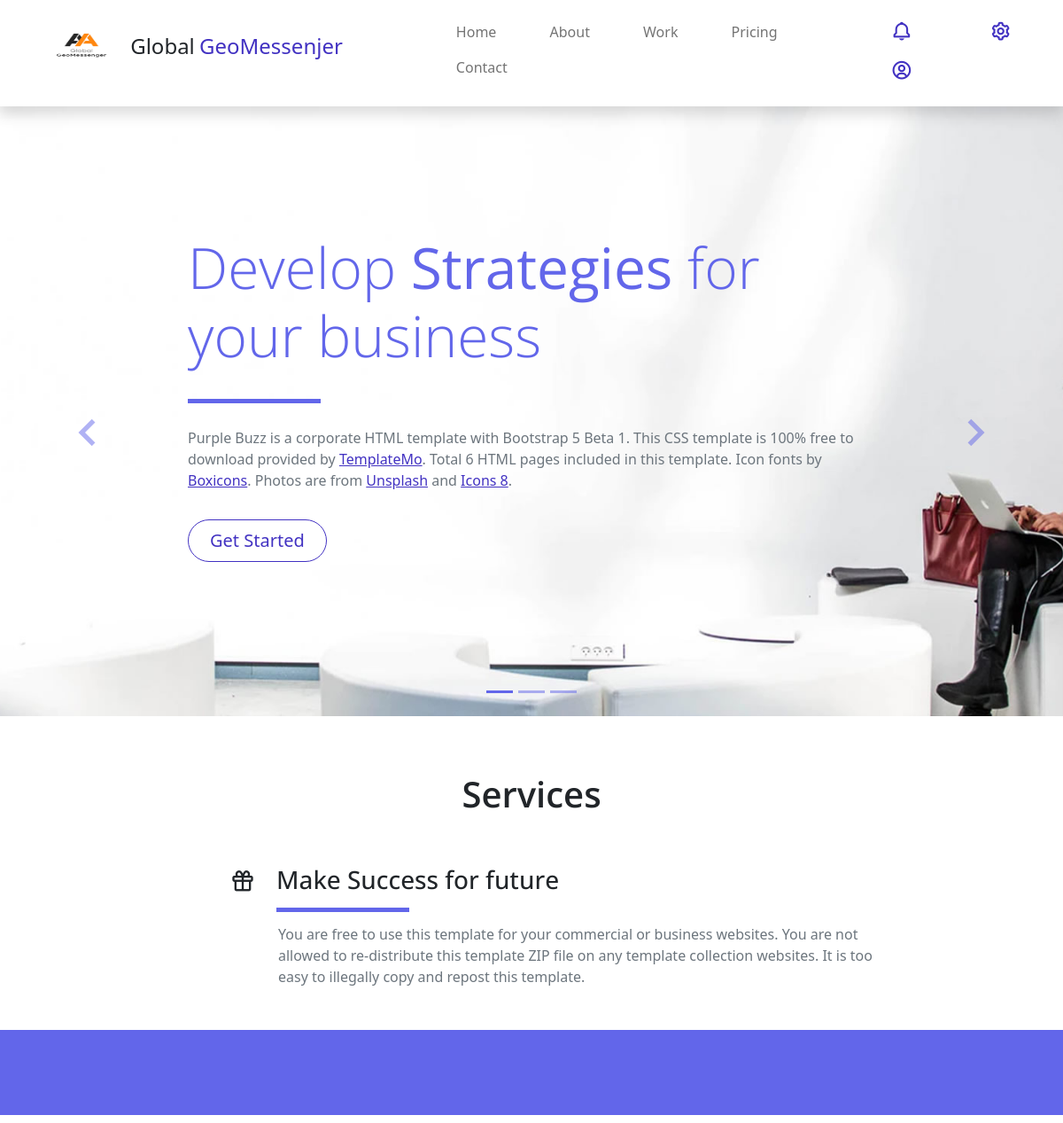
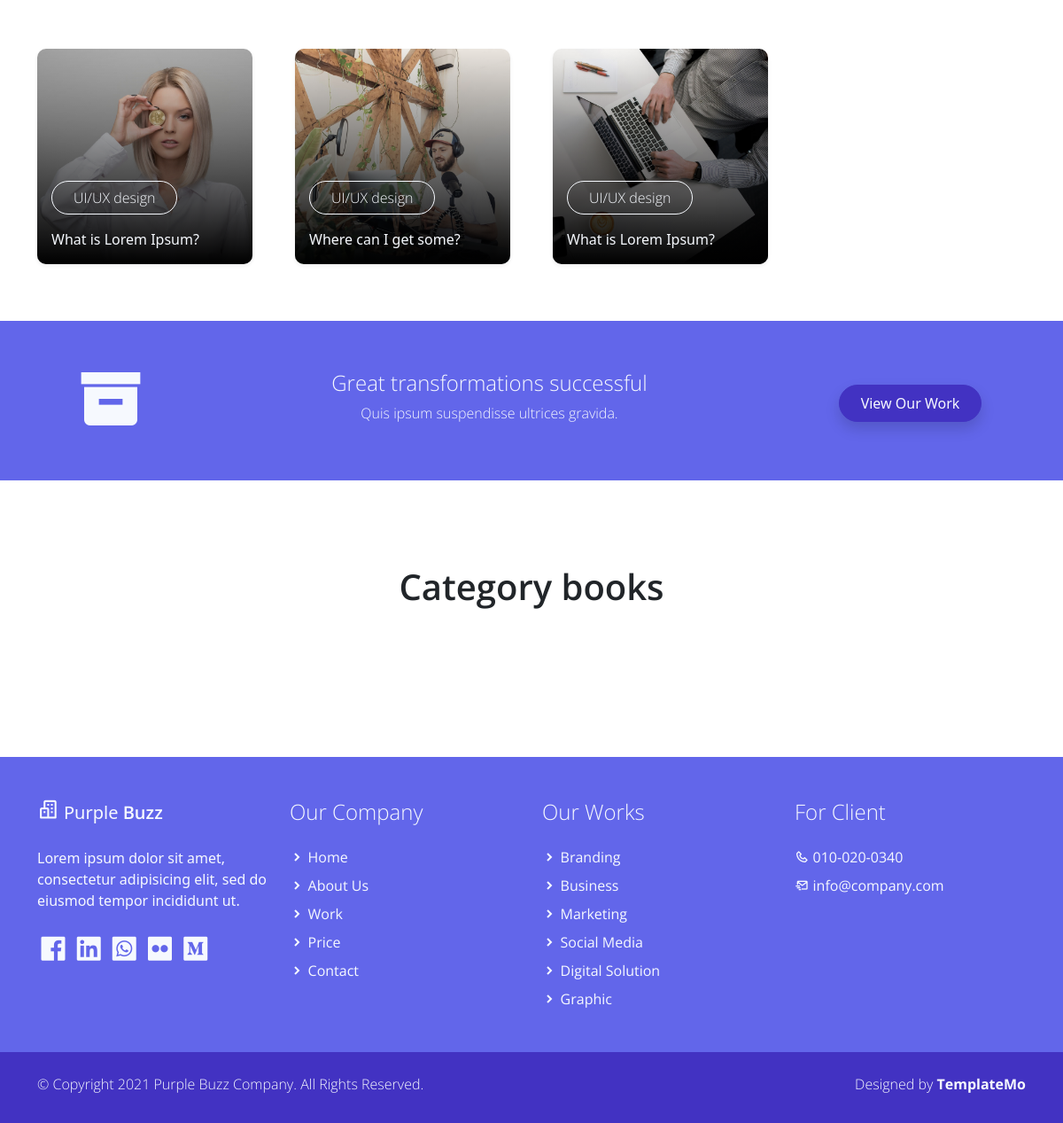
The page /categpost/Geofizika/ on the database its author committed (2 pictures, top to bottom).
### globalgeo/models.py (models this page shows, shortened)
class Post(models.Model):
    title = models.CharField(max_length=50)
    body = RichTextField()
    photo = models.ImageField(upload_to='images/', blank=True,null=True)
    author = models.CharField(max_length=20)
    date = models.DateTimeField(auto_now_add=True)
    category = models.ForeignKey(CategoryPost,on_delete=models.CASCADE)

### globalgeo/views.py (the view)
# urls.py: path('categpost/<str:cats>/', categpost, name='categpost_url'),
def categpost(request,cats):
    post = Post.objects.filter(category__name=cats)
    return render(request,'index.html',{'post':post})

### templates/index.html (shortened to what this page needs)
<!DOCTYPE html>
{% load static %}
<html lang="en">
<head>
    <link href="{% static 'assets/css/bootstrap.min.css'%}" rel="stylesheet">
    <link href="{% static 'assets/css/boxicon.min.css'%}" rel="stylesheet">
    <link rel="stylesheet" href="{% static 'assets/css/templatemo.css'%}">
    <link rel="stylesheet" href="{% static 'assets/css/custom.css'%}">
</head>
<body>
    <nav id="main_nav" class="navbar navbar-expand-lg navbar-light bg-white shadow">
        <div class="container d-flex justify-content-between align-items-center">
            <a class="navbar-brand h1" href="{% url 'home_url' %}">
                <img src="{% static 'assets/img/g45g45.jpg'%}" alt="" width="100" height="60">
                <span class="text-dark h4">Global</span> <span class="text-primary h4">GeoMessenjer</span>
            </a>
            <div class="align-self-center collapse navbar-collapse flex-fill  d-lg-flex justify-content-lg-between" id="navbar-toggler-success">
                <div class="flex-fill mx-xl-5 mb-2">
                    <ul class="nav navbar-nav d-flex justify-content-between mx-xl-5 text-center text-dark">
                        <li class="nav-item">
                            <a class="nav-link btn-outline-primary rounded-pill px-3" href="{% url 'home_url' %}">Home</a>
                        </li>
                        <li class="nav-item">
                            <a class="nav-link btn-outline-primary rounded-pill px-3" href="{% url 'about_url' %}">About</a>
                        </li>
                        <li class="nav-item">
                            <a class="nav-link btn-outline-primary rounded-pill px-3" href="#">Work</a>
                        </li>
                        <li class="nav-item">
                            <a class="nav-link btn-outline-primary rounded-pill px-3" href="pricing.html">Pricing</a>
                        </li>
                        <li class="nav-item">
                            <a class="nav-link btn-outline-primary rounded-pill px-3" href="contact.html">Contact</a>
                        </li>
                    </ul>
                </div>
                <div class="navbar align-self-center d-flex">
                    <a class="nav-link" href="#"><i class='bx bx-bell bx-sm bx-tada-hover text-primary'></i></a>
                    <a class="nav-link" href="#"><i class='bx bx-cog bx-sm text-primary'></i></a>
                    <a class="nav-link" href="#"><i class='bx bx-user-circle bx-sm text-primary'></i></a>
                </div>
            </div>
        </div>
    </nav>
    <div class="banner-wrapper bg-light">
        <div id="index_banner" class="banner-vertical-center-index container-fluid pt-5">
            <div id="carouselExampleIndicators" class="carousel slide" data-bs-ride="carousel">
                <ol class="carousel-indicators">
                    <li data-bs-target="#carouselExampleIndicators" data-bs-slide-to="0" class="active"></li>
                    <li data-bs-target="#carouselExampleIndicators" data-bs-slide-to="1"></li>
                    <li data-bs-target="#carouselExampleIndicators" data-bs-slide-to="2"></li>
                </ol>
                <div class="carousel-inner">
                    <div class="carousel-item active">
                        <div class="py-5 row d-flex align-items-center">
                            <div class="banner-content col-lg-8 col-8 offset-2 m-lg-auto text-left py-5 pb-5">
                                <h1 class="banner-heading h1 text-secondary display-3 mb-0 pb-5 mx-0 px-0 light-300 typo-space-line">
                                    Develop <strong>Strategies</strong> for
                                  <br>your business
                              </h1>
                                <p class="banner-body text-muted py-3 mx-0 px-0">
                                    Purple Buzz is a corporate HTML template with Bootstrap 5 Beta 1. This CSS template is 100% free to download provided by <a rel="nofollow" href="https://templatemo.com/page/1" target="_parent">TemplateMo</a>. Total 6 HTML pages included in this template. Icon fonts by <a rel="nofollow" href="https://boxicons.com/" target="_blank">Boxicons</a>. Photos are from <a rel="nofollow" href="https://unsplash.com/" target="_blank">Unsplash</a> and <a rel="nofollow" href="https://icons8.com/" target="_blank">Icons 8</a>.
                              </p>
                                <a class="banner-button btn rounded-pill btn-outline-primary btn-lg px-4" href="#" role="button">Get Started</a>
                            </div>
                        </div>
                    </div>
                </div>
                <a class="carousel-control-prev text-decoration-none" href="#carouselExampleIndicators" role="button" data-bs-slide="prev">
                    <i class='bx bx-chevron-left'></i>
                </a>
                <a class="carousel-control-next text-decoration-none" href="#carouselExampleIndicators" role="button" data-bs-slide="next">
                    <i class='bx bx-chevron-right'></i>
                </a>
            </div>
        </div>
    </div>
    <section class="service-wrapper py-3">
        <div class="container-fluid pb-3">
            <div class="row">
                <h2 class="h2 text-center col-12 py-5 semi-bold-600">Services</h2>
                <div class="service-header col-2 col-lg-3 text-end light-300">
                    <i class='bx bx-gift h3 mt-1'></i>
                </div>
                <div class="service-heading col-10 col-lg-9 text-start float-end light-300">
                    <h2 class="h3 pb-4 typo-space-line">Make Success for future</h2>
                </div>
            </div>
            <p class="service-footer col-10 offset-2 col-lg-9 offset-lg-3 text-start pb-3 text-muted px-2">
                You are free to use this template for your commercial or business websites. You are not allowed to re-distribute this template ZIP file on any template collection websites. It is too easy to illegally copy and repost this template.
            </p>
        </div>
        <div class="service-tag py-5 bg-secondary">
        </div>
    </section>
    <section class="container overflow-hidden py-5">
        <div class="row gx-5 gx-sm-3 gx-lg-5 gy-lg-5 gy-3 pb-3 projects">
            {% for rs in post %}
            <div class="col-xl-3 col-md-4 col-sm-6 project ui branding">
                <a href="{% url 'detailpost_url' pk=rs.id %}" class="service-work card border-0 text-white shadow-sm overflow-hidden mx-5 m-sm-0">
                    <img class="service card-img" src="{{ rs.photo.url }}" alt="Card image">
                    <div class="service-work-vertical card-img-overlay d-flex align-items-end">
                        <div class="service-work-content text-left text-light">
                            <span class="btn btn-outline-light rounded-pill mb-lg-3 px-lg-4 light-300">UI/UX design</span>
                            <p class="card-text">{{ rs.title }}</p>
                        </div>
                    </div>
                </a>
            </div>
            {% endfor %}
        </div>
    </section>
    <section class="bg-secondary">
        <div class="container py-5">
            <div class="row d-flex justify-content-center text-center">
                <div class="col-lg-2 col-12 text-light align-items-center">
                    <i class='display-1 bx bxs-box bx-lg'></i>
                </div>
                <div class="col-lg-7 col-12 text-light pt-2">
                    <h3 class="h4 light-300">Great transformations successful</h3>
                    <p class="light-300">Quis ipsum suspendisse ultrices gravida.</p>
                </div>
                <div class="col-lg-3 col-12 pt-4">
                    <a href="#" class="btn btn-primary rounded-pill btn-block shadow px-4 py-2">View Our Work</a>
                </div>
            </div>
        </div>
    </section>
    <section class="py-5 mb-5">
        <div class="container">
            <div class="recent-work-header row text-center pb-5">
                <h2 class="col-md-6 m-auto h2 semi-bold-600 py-5">Category books</h2>
            </div>
        </div>
    </section>
    <footer class="bg-secondary pt-4">
        <div class="container">
            <div class="row py-4">
                <div class="col-lg-3 col-12 align-left">
                    <a class="navbar-brand" href="index.html">
                        <i class='bx bx-buildings bx-sm text-light'></i>
                        <span class="text-light h5">Purple</span> <span class="text-light h5 semi-bold-600">Buzz</span>
                    </a>
                    <p class="text-light my-lg-4 my-2">
                        Lorem ipsum dolor sit amet, consectetur adipisicing elit,
                        sed do eiusmod tempor incididunt ut.
                    </p>
                    <ul class="list-inline footer-icons light-300">
                        <li class="list-inline-item m-0">
                            <a class="text-light" target="_blank" href="http://facebook.com/">
                                <i class='bx bxl-facebook-square bx-md'></i>
                            </a>
                        </li>
                        <li class="list-inline-item m-0">
                            <a class="text-light" target="_blank" href="https://www.linkedin.com/">
                                <i class='bx bxl-linkedin-square bx-md'></i>
                            </a>
                        </li>
                        <li class="list-inline-item m-0">
                            <a class="text-light" target="_blank" href="https://www.whatsapp.com/">
                                <i class='bx bxl-whatsapp-square bx-md'></i>
                            </a>
                        </li>
                        <li class="list-inline-item m-0">
                            <a class="text-light" target="_blank" href="https://www.flickr.com/">
                                <i class='bx bxl-flickr-square bx-md'></i>
                            </a>
                        </li>
                        <li class="list-inline-item m-0">
                            <a class="text-light" target="_blank" href="https://www.medium.com/">
                                <i class='bx bxl-medium-square bx-md' ></i>
                            </a>
                        </li>
                    </ul>
                </div>
                <div class="col-lg-3 col-md-4 my-sm-0 mt-4">
                    <h3 class="h4 pb-lg-3 text-light light-300">Our Company</h3>
                        <ul class="list-unstyled text-light light-300">
                            <li class="pb-2">
                                <i class='bx-fw bx bxs-chevron-right bx-xs'></i><a class="text-decoration-none text-light" href="index.html">Home</a>
                            </li>
                            <li class="pb-2">
                                <i class='bx-fw bx bxs-chevron-right bx-xs'></i><a class="text-decoration-none text-light py-1" href="about.html">About Us</a>
                            </li>
                            <li class="pb-2">
                                <i class='bx-fw bx bxs-chevron-right bx-xs'></i><a class="text-decoration-none text-light py-1" href="work.html">Work</a>
                            </li>
                            <li class="pb-2">
                                <i class='bx-fw bx bxs-chevron-right bx-xs'></i><a class="text-decoration-none text-light py-1" href="pricing.html">Price</a>
                            </li>
                            <li class="pb-2">
                                <i class='bx-fw bx bxs-chevron-right bx-xs'></i><a class="text-decoration-none text-light py-1" href="contact.html">Contact</a>
                            </li>
                        </ul>
                </div>
                <div class="col-lg-3 col-md-4 my-sm-0 mt-4">
                    <h2 class="h4 pb-lg-3 text-light light-300">Our Works</h2>
                    <ul class="list-unstyled text-light light-300">
                        <li class="pb-2">
                            <i class='bx-fw bx bxs-chevron-right bx-xs'></i><a class="text-decoration-none text-light py-1" href="#">Branding</a>
                        </li>
                        <li class="pb-2">
                            <i class='bx-fw bx bxs-chevron-right bx-xs'></i><a class="text-decoration-none text-light py-1" href="#">Business</a>
                        </li>
                        <li class="pb-2">
                            <i class='bx-fw bx bxs-chevron-right bx-xs'></i><a class="text-decoration-none text-light py-1" href="#">Marketing</a>
                        </li>
                        <li class="pb-2">
                            <i class='bx-fw bx bxs-chevron-right bx-xs'></i><a class="text-decoration-none text-light py-1" href="#">Social Media</a>
                        </li>
                        <li class="pb-2">
                            <i class='bx-fw bx bxs-chevron-right bx-xs'></i><a class="text-decoration-none text-light py-1" href="#">Digital Solution</a>
                        </li>
                        <li class="pb-2">
                            <i class='bx-fw bx bxs-chevron-right bx-xs'></i><a class="text-decoration-none text-light py-1" href="#">Graphic</a>
                        </li>
                    </ul>
                </div>
                <div class="col-lg-3 col-md-4 my-sm-0 mt-4">
                    <h2 class="h4 pb-lg-3 text-light light-300">For Client</h2>
                    <ul class="list-unstyled text-light light-300">
                        <li class="pb-2">
                            <i class='bx-fw bx bx-phone bx-xs'></i><a class="text-decoration-none text-light py-1" href="tel:010-020-0340">010-020-0340</a>
                        </li>
                        <li class="pb-2">
                            <i class='bx-fw bx bx-mail-send bx-xs'></i><a class="text-decoration-none text-light py-1" href="mailto:info@company.com">info@company.com</a>
                        </li>
                    </ul>
                </div>
            </div>
        </div>
        <div class="w-100 bg-primary py-3">
            <div class="container">
                <div class="row pt-2">
                    <div class="col-lg-6 col-sm-12">
                        <p class="text-lg-start text-center text-light light-300">
                            © Copyright 2021 Purple Buzz Company. All Rights Reserved.
                        </p>
                    </div>
                    <div class="col-lg-6 col-sm-12">
                        <p class="text-lg-end text-center text-light light-300">
                            Designed by <a rel="sponsored" class="text-decoration-none text-light" href="https://templatemo.com/" target="_blank"><strong>TemplateMo</strong></a>
                        </p>
                    </div>
                </div>
            </div>
        </div>
    </footer>
</body>
</html>

### rows shown on the page
Post: photo (picture), title "What is Lorem Ipsum?"
Post: photo (picture), title "Where can I get some?"
Post: photo (picture), title "What is Lorem Ipsum?"
